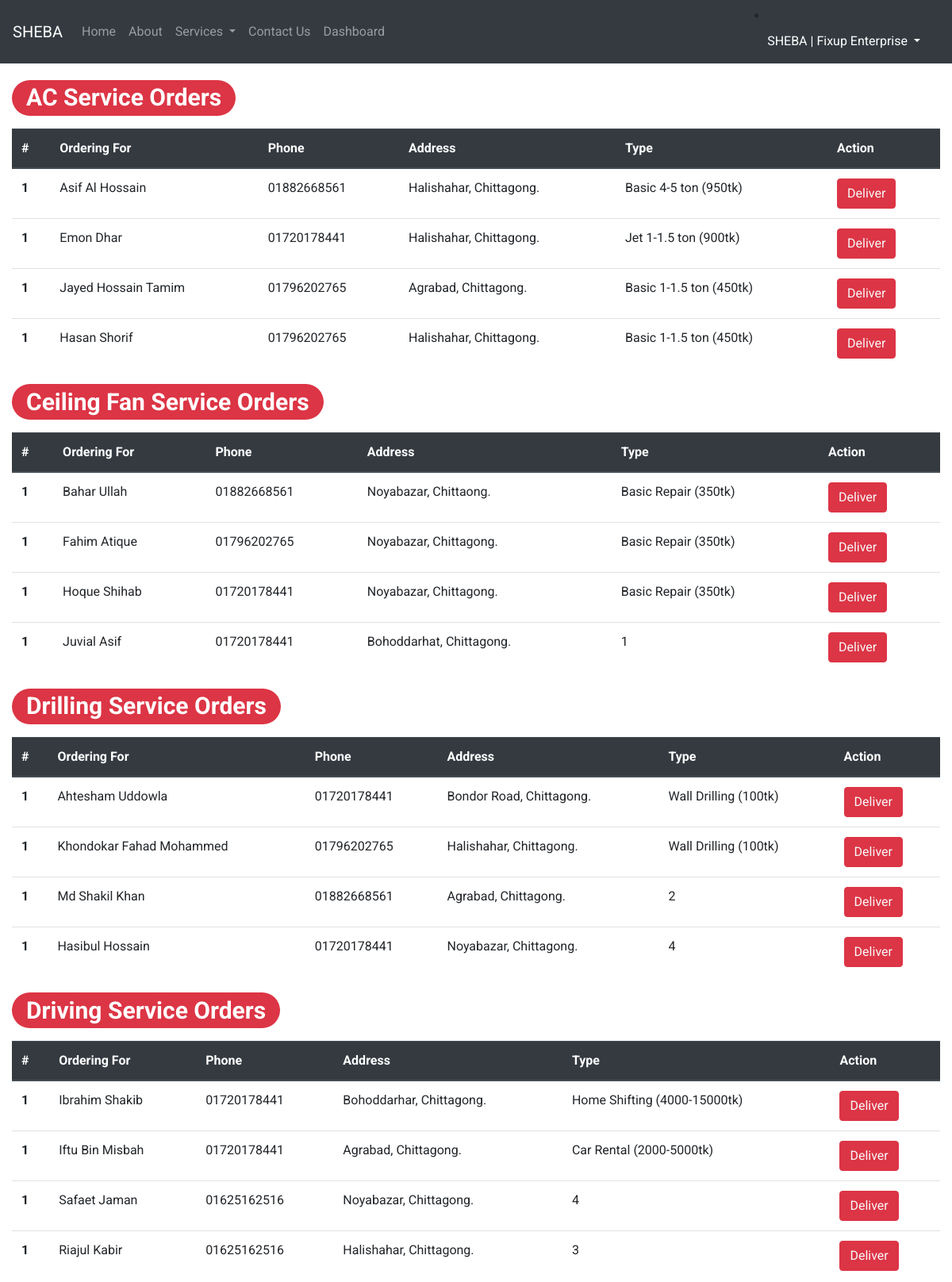
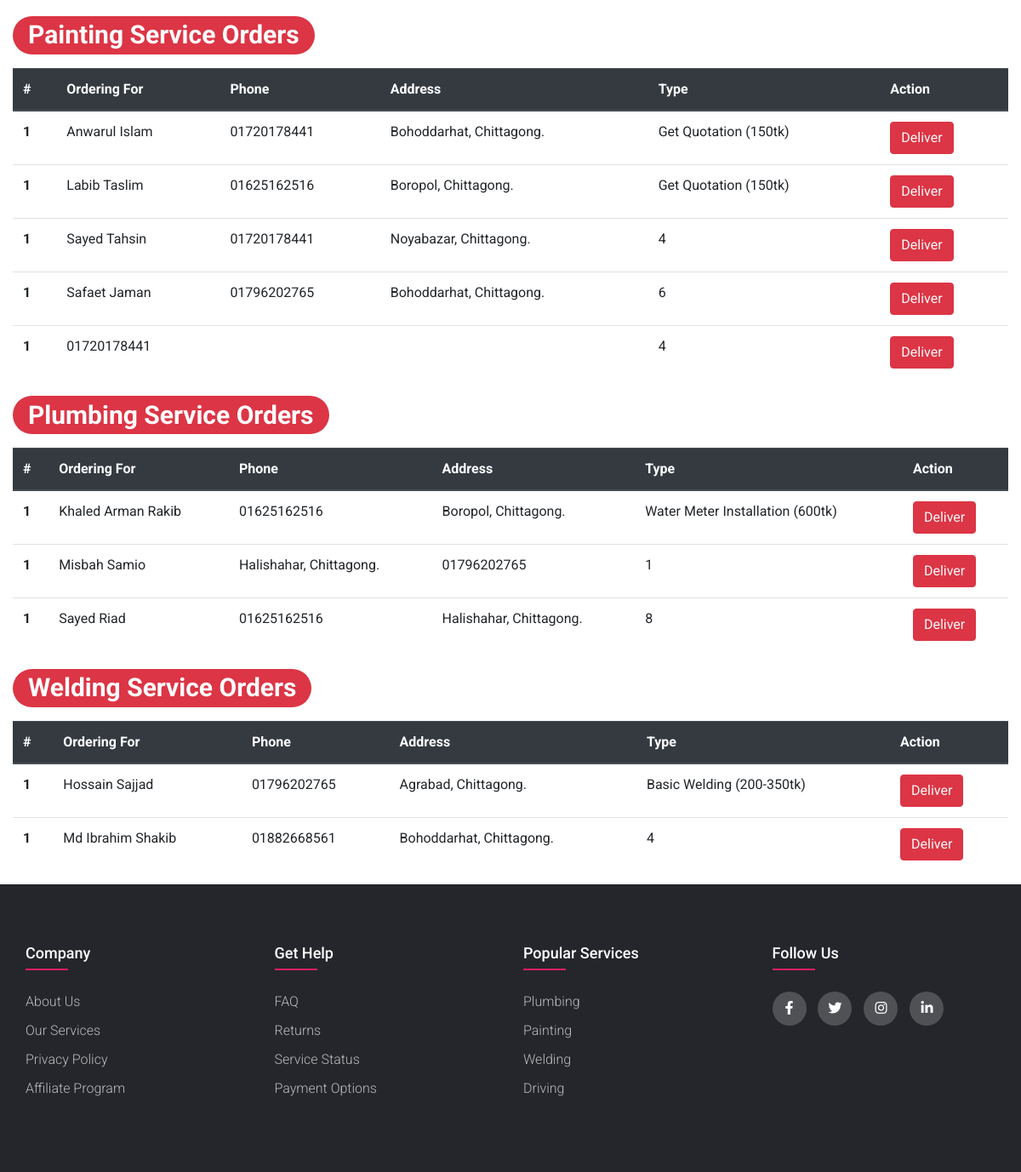
/Sheba/dashboard.php (signed in), run on the app's committed database (2 pictures, top to bottom).
### tables this page shows
CREATE TABLE `ac` (
  `id` bigint(20) NOT NULL,
  `name` varchar(100) NOT NULL,
  `phone` varchar(100) NOT NULL,
  `address` varchar(100) NOT NULL,
  `type` varchar(100) NOT NULL,
  `orderuser` bigint(20) NOT NULL
);

CREATE TABLE `ceil` (
  `id` bigint(20) NOT NULL,
  `name` varchar(100) NOT NULL,
  `phone` varchar(100) NOT NULL,
  `address` varchar(100) NOT NULL,
  `type` varchar(100) NOT NULL,
  `orderuser` bigint(20) NOT NULL
);

CREATE TABLE `drill` (
  `id` bigint(20) NOT NULL,
  `name` varchar(100) NOT NULL,
  `phone` varchar(100) NOT NULL,
  `address` varchar(100) NOT NULL,
  `type` varchar(100) NOT NULL,
  `orderuser` bigint(20) NOT NULL
);

CREATE TABLE `drive` (
  `id` bigint(20) NOT NULL,
  `name` varchar(100) NOT NULL,
  `phone` varchar(100) NOT NULL,
  `address` varchar(100) NOT NULL,
  `type` varchar(100) NOT NULL,
  `orderuser` bigint(20) NOT NULL
);

CREATE TABLE `paint` (
  `id` bigint(20) NOT NULL,
  `name` varchar(100) NOT NULL,
  `phone` varchar(100) NOT NULL,
  `address` varchar(100) NOT NULL,
  `type` varchar(100) NOT NULL,
  `orderuser` bigint(20) NOT NULL
);

CREATE TABLE `plumbing` (
  `id` bigint(20) NOT NULL,
  `name` varchar(100) NOT NULL,
  `phone` varchar(100) NOT NULL,
  `address` varchar(100) NOT NULL,
  `type` varchar(100) NOT NULL,
  `orderuser` bigint(20) NOT NULL
);

CREATE TABLE `weld` (
  `id` bigint(20) NOT NULL,
  `name` varchar(100) NOT NULL,
  `phone` varchar(100) NOT NULL,
  `address` varchar(100) NOT NULL,
  `type` varchar(100) NOT NULL,
  `orderuser` bigint(20) NOT NULL
);

### Sheba/dashboard.php (the view, shortened to what this page needs)
<?php
include ("connection.php");
?>
<!doctype html>
<html lang="en">
<head>
    <link rel="stylesheet" href="https://cdn.jsdelivr.net/npm/bootstrap@4.4.1/dist/css/bootstrap.min.css">
    <link rel="stylesheet" href="footer.css">
    <link rel="stylesheet" href="aboutus.css">
    <link rel="stylesheet" type="text/css" href="https://cdnjs.cloudflare.com/ajax/libs/font-awesome/5.15.1/css/all.min.css">
</head>
<body>
<nav class="navbar navbar-expand-lg navbar-dark bg-dark">
    <a class="navbar-brand" href="index.php">SHEBA</a>
    <div class="collapse navbar-collapse" id="navbarSupportedContent">
        <ul class="navbar-nav mr-auto">
            <li class="nav-item">
                <a class="nav-link" href="index.php">Home <span class="sr-only">(current)</span></a>
            </li>
            <li class="nav-item">
                <a class="nav-link" href="about.php">About</a>
            </li>
            <li class="nav-item dropdown">
                <a class="nav-link dropdown-toggle" href="allservice.php" id="navbarDropdown" role="button" data-toggle="dropdown" aria-haspopup="true" aria-expanded="false">
                    Services
                </a>
            </li>
            <li class="nav-item">
                <a class="nav-link" href="contact.php">Contact Us</a>
            </li>
            <?php
            if(isset($_SESSION['user_id'])) {
                if($_SESSION['id'] == 1) {
                    ?>
                    <li class="nav-item">
                        <a class="nav-link" href="dashboard.php">Dashboard</a>
                    </li>
                    <?php
                }
            }
            ?>
        </ul>
        <div class="mx-2">
            <?php
            if(isset($_SESSION['user_id'])) {
                $user = $_SESSION['name'];
                ?>
                <li class="nav-item dropdown">
                    <a class="nav-link dropdown-toggle" style="color: white" href="profile.php" id="navbarDropdown" role="button" data-toggle="dropdown" aria-haspopup="true" aria-expanded="false">
                        <?php echo $user?>
                    </a>
                </li>
                <?php
            } else {
                ?> <button class="btn btn-danger" data-toggle="modal" data-target="#loginModal">Login</button>
                <button class="btn btn-danger" data-toggle="modal" data-target="#signupModal">Sign Up</button> <?php
            }
            ?>
        </div>
    </div>
</nav>
<div class="container-fluid">
    <h1><span class="badge badge-pill badge-danger">AC Service Orders</span></a></h1>
    <table class="table">
        <thead class="thead-dark">
        <tr>
            <th scope="col">#</th>
            <th scope="col">Ordering For</th>
            <th scope="col">Phone</th>
            <th scope="col">Address</th>
            <th scope="col">Type</th>
            <th scope="col">Action</th>
        </tr>
        </thead>
        <tbody>
        <?php
            $count = 1;
            $query = "SELECT * FROM `ac`";
            $result = mysqli_query($con, $query);
            while ($info = mysqli_fetch_array ($result) ) {
                $id = $info['id'];
                $name = $info['name'];
                $phone = $info['phone'];
                $address = $info['address'];
                $type = $info['type'];
                echo '
                <tr>
                    <th scope="row"> '.$count.' </th>
                    <td> '.$name.' </td>
                    <td> '.$phone.' </td>
                    <td> '.$address.' </td>
                    <td> '.$type.' </td>
                    <td>
                        <button class="btn btn-danger"><a href="delete_order.php? deleteac='.$id.'" class="text-light">Deliver</a></button>
                    </td>
                </tr>';
            }
        ?>
        </tbody>
    </table>
</div>
<div class="container-fluid">
    <h1><span class="badge badge-pill badge-danger">Ceiling Fan Service Orders</span></a></h1>
    <table class="table">
        <thead class="thead-dark">
        <tr>
            <th scope="col">#</th>
            <th scope="col">Ordering For</th>
            <th scope="col">Phone</th>
            <th scope="col">Address</th>
            <th scope="col">Type</th>
            <th scope="col">Action</th>
        </tr>
        </thead>
        <tbody>
        <?php
        $count = 1;
        $query = "SELECT * FROM `ceil`";
        $result = mysqli_query($con, $query);
        while ($info = mysqli_fetch_array ($result) ) {
            $id = $info['id'];
            $name = $info['name'];
            $phone = $info['phone'];
            $address = $info['address'];
            $type = $info['type'];
            echo '
                <tr>
                    <th scope="row"> '.$count.' </th>
                    <td> '.$name.' </td>
                    <td> '.$phone.' </td>
                    <td> '.$address.' </td>
                    <td> '.$type.' </td>
                    <td>
                        <button class="btn btn-danger"><a href="delete_order.php? deleteceil='.$id.'" class="text-light">Deliver</a></button>
                    </td>
                </tr>';
        }
        ?>
        </tbody>
    </table>
</div>
<div class="container-fluid">
    <h1><span class="badge badge-pill badge-danger">Drilling Service Orders</span></a></h1>
    <table class="table">
        <thead class="thead-dark">
        <tr>
            <th scope="col">#</th>
            <th scope="col">Ordering For</th>
            <th scope="col">Phone</th>
            <th scope="col">Address</th>
            <th scope="col">Type</th>
            <th scope="col">Action</th>
        </tr>
        </thead>
        <tbody>
        <?php
        $count = 1;
        $query = "SELECT * FROM `drill`";
        $result = mysqli_query($con, $query);
        while ($info = mysqli_fetch_array ($result) ) {
            $id = $info['id'];
            $name = $info['name'];
            $phone = $info['phone'];
            $address = $info['address'];
            $type = $info['type'];
            echo '
                <tr>
                    <th scope="row"> '.$count.' </th>
                    <td> '.$name.' </td>
                    <td> '.$phone.' </td>
                    <td> '.$address.' </td>
                    <td> '.$type.' </td>
                    <td>
                        <button class="btn btn-danger"><a href="delete_order.php? deletedrill='.$id.'" class="text-light">Deliver</a></button>
                    </td>
                </tr>';
        }
        ?>
        </tbody>
    </table>
</div>
<div class="container-fluid">
    <h1><span class="badge badge-pill badge-danger">Driving Service Orders</span></a></h1>
    <table class="table">
        <thead class="thead-dark">
        <tr>
            <th scope="col">#</th>
            <th scope="col">Ordering For</th>
            <th scope="col">Phone</th>
            <th scope="col">Address</th>
            <th scope="col">Type</th>
            <th scope="col">Action</th>
        </tr>
        </thead>
        <tbody>
        <?php
        $count = 1;
        $query = "SELECT * FROM `drive`";
        $result = mysqli_query($con, $query);
        while ($info = mysqli_fetch_array ($result) ) {
            $id = $info['id'];
            $name = $info['name'];
            $phone = $info['phone'];
            $address = $info['address'];
            $type = $info['type'];
            echo '
                <tr>
                    <th scope="row"> '.$count.' </th>
                    <td> '.$name.' </td>
                    <td> '.$phone.' </td>
                    <td> '.$address.' </td>
                    <td> '.$type.' </td>
                    <td>
                        <button class="btn btn-danger"><a href="delete_order.php? deletedrive='.$id.'" class="text-light">Deliver</a></button>
                    </td>
                </tr>';
        }
        ?>
        </tbody>
    </table>
</div>
<div class="container-fluid">
    <h1><span class="badge badge-pill badge-danger">Painting Service Orders</span></a></h1>
    <table class="table">
        <thead class="thead-dark">
        <tr>
            <th scope="col">#</th>
            <th scope="col">Ordering For</th>
            <th scope="col">Phone</th>
            <th scope="col">Address</th>
            <th scope="col">Type</th>
            <th scope="col">Action</th>
        </tr>
        </thead>
        <tbody>
        <?php
        $count = 1;
        $query = "SELECT * FROM `paint`";
        $result = mysqli_query($con, $query);
        while ($info = mysqli_fetch_array ($result) ) {
            $id = $info['id'];
            $name = $info['name'];
            $phone = $info['phone'];
            $address = $info['address'];
            $type = $info['type'];
            echo '
                <tr>
                    <th scope="row"> '.$count.' </th>
                    <td> '.$name.' </td>
                    <td> '.$phone.' </td>
                    <td> '.$address.' </td>
                    <td> '.$type.' </td>
                    <td>
                        <button class="btn btn-danger"><a href="delete_order.php? deletepaint='.$id.'" class="text-light">Deliver</a></button>
                    </td>
                </tr>';
        }
        ?>
        </tbody>
    </table>
</div>
<div class="container-fluid">
    <h1><span class="badge badge-pill badge-danger">Plumbing Service Orders</span></a></h1>
    <table class="table">
        <thead class="thead-dark">
        <tr>
            <th scope="col">#</th>
            <th scope="col">Ordering For</th>
            <th scope="col">Phone</th>
            <th scope="col">Address</th>
            <th scope="col">Type</th>
            <th scope="col">Action</th>
        </tr>
        </thead>
        <tbody>
        <?php
        $count = 1;
        $query = "SELECT * FROM `plumbing`";
        $result = mysqli_query($con, $query);
        while ($info = mysqli_fetch_array ($result) ) {
            $id = $info['id'];
            $name = $info['name'];
            $phone = $info['phone'];
            $address = $info['address'];
            $type = $info['type'];
            echo '
                <tr>
                    <th scope="row"> '.$count.' </th>
                    <td> '.$name.' </td>
                    <td> '.$phone.' </td>
                    <td> '.$address.' </td>
                    <td> '.$type.' </td>
                    <td>
                        <button class="btn btn-danger"><a href="delete_order.php? deleteplumbing='.$id.'" class="text-light">Deliver</a></button>
                    </td>
                </tr>';
        }
        ?>
        </tbody>
    </table>
</div>
<div class="container-fluid">
    <h1><span class="badge badge-pill badge-danger">Welding Service Orders</span></a></h1>
    <table class="table">
        <thead class="thead-dark">
        <tr>
            <th scope="col">#</th>
            <th scope="col">Ordering For</th>
            <th scope="col">Phone</th>
            <th scope="col">Address</th>
            <th scope="col">Type</th>
            <th scope="col">Action</th>
        </tr>
        </thead>
        <tbody>
        <?php
        $count = 1;
        $query = "SELECT * FROM `weld`";
        $result = mysqli_query($con, $query);
        while ($info = mysqli_fetch_array ($result) ) {
            $id = $info['id'];
            $name = $info['name'];
            $phone = $info['phone'];
            $address = $info['address'];
            $type = $info['type'];
            echo '
                <tr>
                    <th scope="row"> '.$count.' </th>
                    <td> '.$name.' </td>
                    <td> '.$phone.' </td>
                    <td> '.$address.' </td>
                    <td> '.$type.' </td>
                    <td>
                        <button class="btn btn-danger"><a href="delete_order.php? deleteweld='.$id.'" class="text-light">Deliver</a></button>
                    </td>
                </tr>';
        }
        ?>
        </tbody>
    </table>
</div>
<footer class="footer">
    <div class="container">
        <div class="row">
            <div class="footer-col">
                <h4>company</h4>
                <ul>
                    <li><a href="#">about us</a></li>
                    <li><a href="#">our services</a></li>
                    <li><a href="#">privacy policy</a></li>
                    <li><a href="#">affiliate program</a></li>
                </ul>
            </div>
            <div class="footer-col">
                <h4>get help</h4>
                <ul>
                    <li><a href="#">FAQ</a></li>
                    <li><a href="#">returns</a></li>
                    <li><a href="#">service status</a></li>
                    <li><a href="#">payment options</a></li>
                </ul>
            </div>
            <div class="footer-col">
                <h4>popular services</h4>
                <ul>
                    <li><a href="#">plumbing</a></li>
                    <li><a href="#">painting</a></li>
                    <li><a href="#">welding</a></li>
                    <li><a href="#">driving</a></li>
                </ul>
            </div>
            <div class="footer-col">
                <h4>follow us</h4>
                <div class="social-links">
                    <a href="#"><i class="fab fa-facebook-f"></i></a>
                    <a href="#"><i class="fab fa-twitter"></i></a>
                    <a href="#"><i class="fab fa-instagram"></i></a>
                    <a href="#"><i class="fab fa-linkedin-in"></i></a>
                </div>
            </div>
        </div>
    </div>
</footer>
</body>
</html>

### Sheba/footer.css (style rules this page uses)
body { line-height: 1.5; font-family: sans-serif; }
* { margin:0; padding:0; box-sizing: border-box; }
.container { max-width: 1170px; margin:auto; }
.row { display: flex; flex-wrap: wrap; }
ul { list-style: none; }
.footer { background-color: #24262b; padding: 70px 0; }
.footer-col { width: 25%; padding: 0 15px; }
.footer-col h4 { font-size: 18px; color: #ffffff; text-transform: capitalize; margin-bottom: 35px; font-weight: 500; position: relative; }
.footer-col h4::before { content: ''; position: absolute; left:0; bottom: -10px; background-color: #e91e63; height: 2px; box-sizing: border-box; width: 50px; }
.footer-col ul li:not(:last-child) { margin-bottom: 10px; }
.footer-col ul li a { font-size: 16px; text-transform: capitalize; color: #ffffff; text-decoration: none; font-weight: 300; color: #bbbbbb; display: block; transition: all 0.3s ease; }
.footer-col .social-links a { display: inline-block; height: 40px; width: 40px; background-color: rgba(255,255,255,0.2); margin:0 10px 10px 0; text-align: center; line-height: 40px; border-radius: 50%; color: #ffffff; transition: all 0.5s ease; }

### Sheba/aboutus.css (style rules this page uses)
* { padding: 0; margin: 0; box-sizing: border-box; font-family: 'Roboto', sans-serif; }

### data on the page
ac: count "1", name "Asif Al Hossain", phone "01882668561", address "Halishahar, Chittagong.", type "Basic 4-5 ton (950tk)"
ac: count "1", name "Emon Dhar", phone "01720178441", address "Halishahar, Chittagong.", type "Jet 1-1.5 ton (900tk)"
ac: count "1", name "Jayed Hossain Tamim", phone "01796202765", address "Agrabad, Chittagong.", type "Basic 1-1.5 ton (450tk)"
ac: count "1", name "Hasan Shorif", phone "01796202765", address "Halishahar, Chittagong.", type "Basic 1-1.5 ton (450tk)"
ceil: count "1", name "Bahar Ullah", phone "01882668561", address "Noyabazar, Chittaong.", type "Basic Repair (350tk)"
ceil: count "1", name "Fahim Atique", phone "01796202765", address "Noyabazar, Chittagong.", type "Basic Repair (350tk)"
ceil: count "1", name "Hoque Shihab", phone "01720178441", address "Noyabazar, Chittagong.", type "Basic Repair (350tk)"
ceil: count "1", name "Juvial Asif", phone "01720178441", address "Bohoddarhat, Chittagong.", type "1"
drill: count "1", name "Ahtesham Uddowla", phone "01720178441", address "Bondor Road, Chittagong.", type "Wall Drilling (100tk)"
drill: count "1", name "Khondokar Fahad Mohammed", phone "01796202765", address "Halishahar, Chittagong.", type "Wall Drilling (100tk)"
drill: count "1", name "Md Shakil Khan", phone "01882668561", address "Agrabad, Chittagong.", type "2"
drill: count "1", name "Hasibul Hossain", phone "01720178441", address "Noyabazar, Chittagong.", type "4"
drive: count "1", name "Ibrahim Shakib", phone "01720178441", address "Bohoddarhar, Chittagong.", type "Home Shifting (4000-15000tk)"
drive: count "1", name "Iftu Bin Misbah", phone "01720178441", address "Agrabad, Chittagong.", type "Car Rental (2000-5000tk)"
drive: count "1", name "Safaet Jaman", phone "01625162516", address "Noyabazar, Chittagong.", type "4"
drive: count "1", name "Riajul Kabir", phone "01625162516", address "Halishahar, Chittagong.", type "3"
paint: count "1", name "Anwarul Islam", phone "01720178441", address "Bohoddarhat, Chittagong.", type "Get Quotation (150tk)"
paint: count "1", name "Labib Taslim", phone "01625162516", address "Boropol, Chittagong.", type "Get Quotation (150tk)"
paint: count "1", name "Sayed Tahsin", phone "01720178441", address "Noyabazar, Chittagong.", type "4"
paint: count "1", name "Safaet Jaman", phone "01796202765", address "Bohoddarhat, Chittagong.", type "6"
paint: count "1", name "01720178441", type "4"
plumbing: count "1", name "Khaled Arman Rakib", phone "01625162516", address "Boropol, Chittagong.", type "Water Meter Installation (600tk)"
plumbing: count "1", name "Misbah Samio", phone "Halishahar, Chittagong.", address "01796202765", type "1"
plumbing: count "1", name "Sayed Riad", phone "01625162516", address "Halishahar, Chittagong.", type "8"
weld: count "1", name "Hossain Sajjad", phone "01796202765", address "Agrabad, Chittagong.", type "Basic Welding (200-350tk)"
weld: count "1", name "Md Ibrahim Shakib", phone "01882668561", address "Bohoddarhat, Chittagong.", type "4"

### other printed values
$user "SHEBA | Fixup Enterprise"
